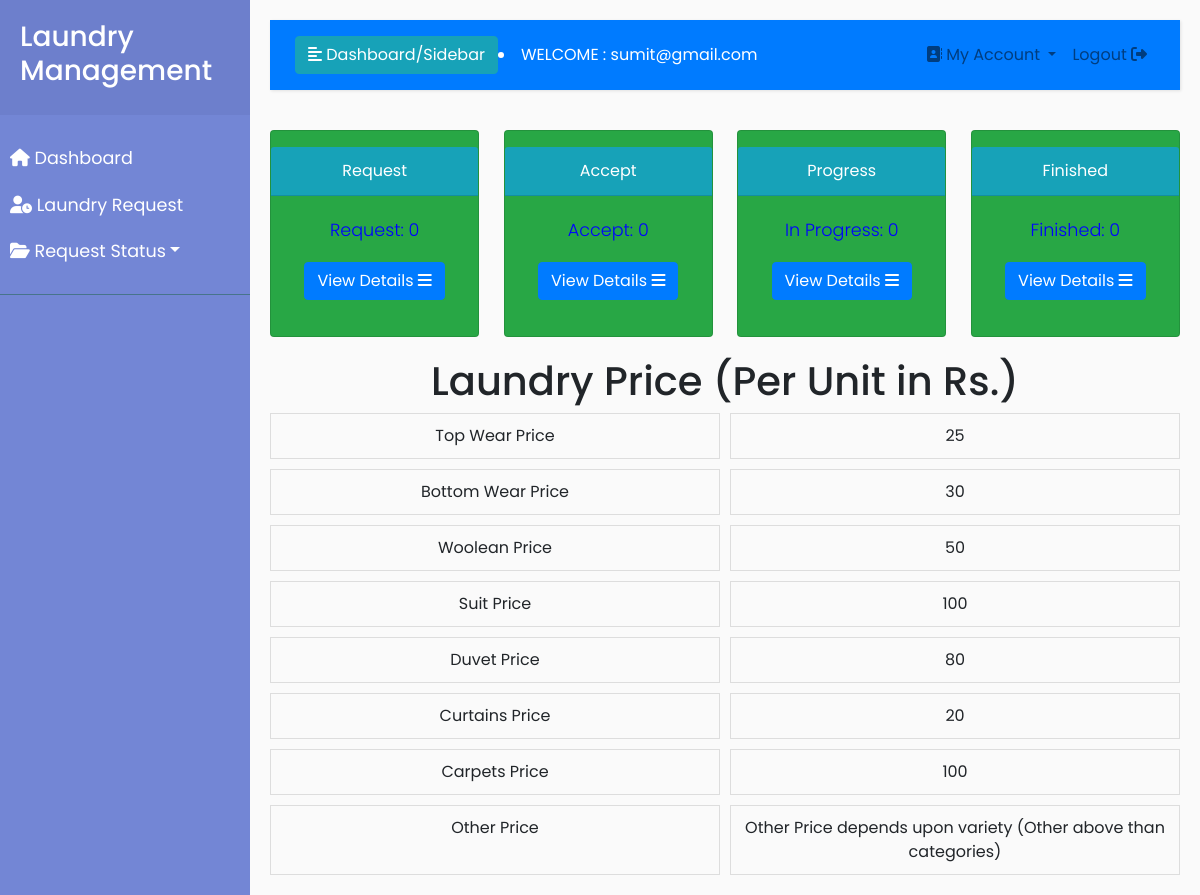
The app's page /user_dashboard.php (signed in) with its own data.
### tables this page shows
CREATE TABLE IF NOT EXISTS `pricelist` (
  `Id` int NOT NULL AUTO_INCREMENT,
  `TopWear` int NOT NULL,
  `BottomWear` int NOT NULL,
  `Woolen` int NOT NULL,
  `Suit` int NOT NULL,
  `Duvet` int NOT NULL,
  `Curtains` int NOT NULL,
  `Carpets` int NOT NULL,
  PRIMARY KEY (`Id`)
);

### user_dashboard.php (the view, shortened to what this page needs)
<?php include("database_conn.php"); ?>
<?php include("user_home.php");?>
<!DOCTYPE html>
<html lang="en">
<head>
</head>
<body>
    <div class="card-container">
        <div class="card text-white text-center bg-success py-3">
            <div class="card-header bg-info">Request</div>
            <div class="card-body text-white">
                <p class="card-text">Request: 0<br></p>
                <a href="#" class="btn btn-primary">View Details <i class="fa fa-navicon"></i></a>
            </div>
        </div>
        <div class="card text-white text-center bg-success py-3">
            <div class="card-header bg-info">Accept</div>
            <div class="card-body text-white">
                <p class="card-text">Accept: 0<br></p>
                <a href="#" class="btn btn-primary">View Details <i class="fa fa-navicon"></i></a>
            </div>
        </div>
        <div class="card text-white text-center bg-success py-3">
            <div class="card-header bg-info">Progress</div>
            <div class="card-body text-white">
                <p class="card-text">In Progress: 0<br></p>
                <a href="#" class="btn btn-primary">View Details <i class="fa fa-navicon"></i></a>
            </div>
        </div>
        <div class="card text-white text-center bg-success py-3">
            <div class="card-header bg-info">Finished</div>
            <div class="card-body text-white">
                <p class="card-text">Finished: 0<br></p>
                <a href="#" class="btn btn-primary">View Details <i class="fa fa-navicon"></i></a>
            </div>
        </div>
    </div>
    <?php
    $res = mysqli_query($conn, "select * from pricelist");
    if (($rows = mysqli_fetch_array($res))) {
    ?>
        <div>
            <center>
                <h1>Laundry Price (Per Unit in Rs.)</h1>
            </center>
        </div>
        <div class="table-container">
            <?php
            $priceItems = array(
                "Top Wear Price" => $rows[1],
                "Bottom Wear Price" => $rows[2],
                "Woolean Price" => $rows[3],
                "Suit Price" => $rows[4],
                "Duvet Price" => $rows[5],
                "Curtains Price" => $rows[6],
                "Carpets Price" => $rows[7],
                "Other Price" => "Other Price depends upon variety (Other above than categories)"
            );
            foreach ($priceItems as $itemName => $itemPrice) {
                echo '<div class="table-cell">' . $itemName . '</div>';
                echo '<div class="table-cell">' . $itemPrice . '</div>';
            }
            ?>
        </div>
    <?php
    }
    ?>
</body>
</html>

### css/user_style_slider.css (style rules this page uses)
body { font-family: 'Poppins', sans-serif; background: #fafafa; }
p { font-family: 'Poppins', sans-serif; font-size: 1.1em; font-weight: 300; line-height: 1.7em; color:blue; }
a, a:hover, a:focus { color: inherit; text-decoration: none; transition: all 0.3s; }

### user_dashboard.php (style rules this page uses)
.table-container { display: grid; grid-template-columns: repeat(2, 1fr); gap: 10px; }
.table-cell { border: 1px solid #ddd; padding: 10px; text-align: center; }
.card-container { display: flex; justify-content: space-between; margin-bottom: 20px; }
.card { width: 23%; }

### records on screen
pricelist: TopWear "25", BottomWear "30", Woolen "50", Duvet "80", Curtains "20"

### other values on screen
$_SESSION["email"] "sumit@gmail.com"
$itemName "Top Wear Price"
$itemName "Bottom Wear Price"
$itemName "Woolean Price"
$itemName "Suit Price"
$itemPrice "100"
$itemName "Duvet Price"
$itemName "Curtains Price"
$itemName "Carpets Price"
$itemName "Other Price"
$itemPrice "Other Price depends upon variety (Other above than categories)"
